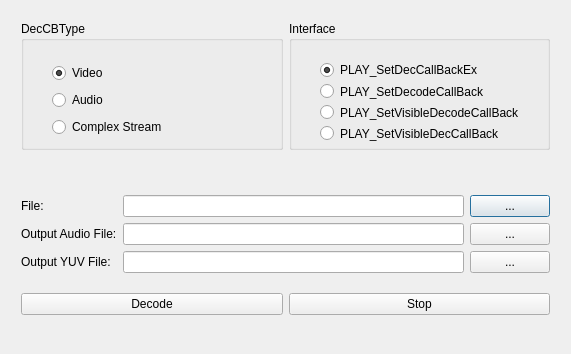
<?xml version="1.0" encoding="UTF-8"?>
<ui version="4.0">
 <class>DecCB_demo</class>
 <widget class="QDialog" name="DecCB_demo">
  <property name="geometry">
   <rect>
    <x>0</x>
    <y>0</y>
    <width>571</width>
    <height>354</height>
   </rect>
  </property>
  <property name="minimumSize">
   <size>
    <width>571</width>
    <height>354</height>
   </size>
  </property>
  <property name="maximumSize">
   <size>
    <width>571</width>
    <height>354</height>
   </size>
  </property>
  <property name="windowTitle">
   <string>DecCB_demo</string>
  </property>
  <widget class="QWidget" name="layoutWidget">
   <property name="geometry">
    <rect>
     <x>10</x>
     <y>10</y>
     <width>551</width>
     <height>151</height>
    </rect>
   </property>
   <layout class="QHBoxLayout" name="horizontalLayout">
    <item>
     <widget class="QGroupBox" name="groupBox">
      <property name="title">
       <string>DecCBType</string>
      </property>
      <widget class="QWidget" name="layoutWidget">
       <property name="geometry">
        <rect>
         <x>20</x>
         <y>30</y>
         <width>151</width>
         <height>101</height>
        </rect>
       </property>
       <layout class="QVBoxLayout" name="verticalLayout">
        <item>
         <widget class="QRadioButton" name="DecCBTypeVideo">
          <property name="text">
           <string>Video</string>
          </property>
          <property name="checked">
           <bool>true</bool>
          </property>
         </widget>
        </item>
        <item>
         <widget class="QRadioButton" name="DecCBTypeAudio">
          <property name="text">
           <string>Audio</string>
          </property>
         </widget>
        </item>
        <item>
         <widget class="QRadioButton" name="DecCBTypeComplex">
          <property name="text">
           <string>Complex Stream</string>
          </property>
         </widget>
        </item>
       </layout>
      </widget>
     </widget>
    </item>
    <item>
     <widget class="QGroupBox" name="groupBox_2">
      <property name="title">
       <string>Interface</string>
      </property>
      <widget class="QWidget" name="layoutWidget">
       <property name="geometry">
        <rect>
         <x>20</x>
         <y>30</y>
         <width>225</width>
         <height>101</height>
        </rect>
       </property>
       <layout class="QVBoxLayout" name="verticalLayout_2">
        <item>
         <widget class="QRadioButton" name="SetDecCBEx">
          <property name="text">
           <string>PLAY_SetDecCallBackEx</string>
          </property>
          <property name="checked">
           <bool>true</bool>
          </property>
         </widget>
        </item>
        <item>
         <widget class="QRadioButton" name="SetDecodeCB">
          <property name="text">
           <string>PLAY_SetDecodeCallBack</string>
          </property>
         </widget>
        </item>
        <item>
         <widget class="QRadioButton" name="SetVisibleDecodeCB">
          <property name="text">
           <string>PLAY_SetVisibleDecodeCallBack</string>
          </property>
         </widget>
        </item>
        <item>
         <widget class="QRadioButton" name="SetVisibleDecCB">
          <property name="text">
           <string>PLAY_SetVisibleDecCallBack</string>
          </property>
         </widget>
        </item>
       </layout>
      </widget>
     </widget>
    </item>
   </layout>
  </widget>
  <widget class="QWidget" name="layoutWidget">
   <property name="geometry">
    <rect>
     <x>10</x>
     <y>170</y>
     <width>551</width>
     <height>171</height>
    </rect>
   </property>
   <layout class="QVBoxLayout" name="verticalLayout_6">
    <property name="sizeConstraint">
     <enum>QLayout::SetDefaultConstraint</enum>
    </property>
    <item>
     <layout class="QHBoxLayout" name="horizontalLayout_6">
      <item>
       <layout class="QVBoxLayout" name="verticalLayout_4">
        <item>
         <widget class="QLabel" name="label">
          <property name="text">
           <string>File:</string>
          </property>
         </widget>
        </item>
        <item>
         <widget class="QLabel" name="label_2">
          <property name="text">
           <string>Output Audio File:</string>
          </property>
         </widget>
        </item>
        <item>
         <widget class="QLabel" name="label_3">
          <property name="text">
           <string>Output YUV File:</string>
          </property>
         </widget>
        </item>
       </layout>
      </item>
      <item>
       <layout class="QVBoxLayout" name="verticalLayout_5">
        <item>
         <layout class="QHBoxLayout" name="horizontalLayout_2">
          <item>
           <widget class="QLineEdit" name="FilePathEdit"/>
          </item>
          <item>
           <widget class="QPushButton" name="BrowseFile">
            <property name="text">
             <string>...</string>
            </property>
           </widget>
          </item>
         </layout>
        </item>
        <item>
         <layout class="QHBoxLayout" name="horizontalLayout_3">
          <item>
           <widget class="QLineEdit" name="OutputAudioFilePathEdit"/>
          </item>
          <item>
           <widget class="QPushButton" name="BrowseOutputAudioFile">
            <property name="text">
             <string>...</string>
            </property>
           </widget>
          </item>
         </layout>
        </item>
        <item>
         <layout class="QHBoxLayout" name="horizontalLayout_4">
          <item>
           <widget class="QLineEdit" name="OutputYuvFilePathEdit"/>
          </item>
          <item>
           <widget class="QPushButton" name="BrowseOutputYuvFile">
            <property name="text">
             <string>...</string>
            </property>
           </widget>
          </item>
         </layout>
        </item>
       </layout>
      </item>
     </layout>
    </item>
    <item>
     <layout class="QHBoxLayout" name="horizontalLayout_5">
      <item>
       <widget class="QPushButton" name="DecodeButton">
        <property name="text">
         <string>Decode</string>
        </property>
       </widget>
      </item>
      <item>
       <widget class="QPushButton" name="StopButton">
        <property name="text">
         <string>Stop</string>
        </property>
       </widget>
      </item>
     </layout>
    </item>
   </layout>
  </widget>
 </widget>
 <layoutdefault spacing="6" margin="11"/>
 <resources/>
 <connections/>
</ui>
